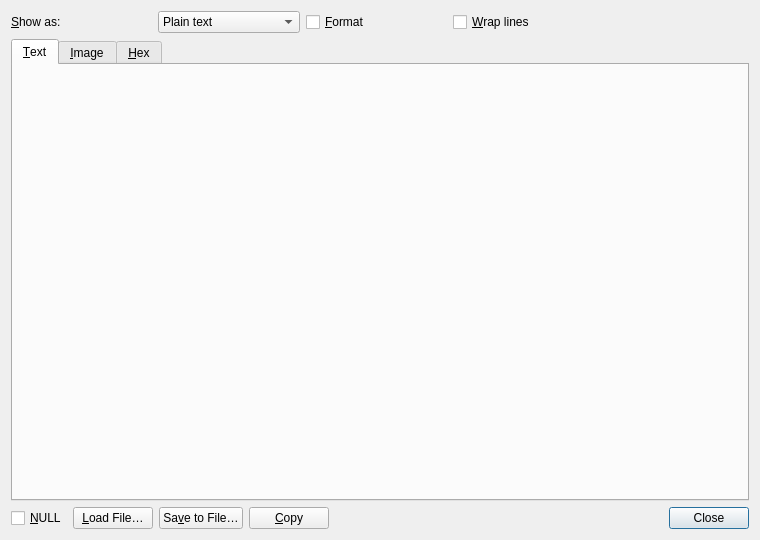
<?xml version="1.0" encoding="UTF-8"?>
<ui version="4.0">
 <class>ValueViewer</class>
 <widget class="QDialog" name="ValueViewer">
  <property name="geometry">
   <rect>
    <x>0</x>
    <y>0</y>
    <width>760</width>
    <height>540</height>
   </rect>
  </property>
  <property name="windowTitle">
   <string>Value</string>
  </property>
  <layout class="QVBoxLayout" name="layout">
   <item>
    <layout class="QHBoxLayout" name="tools">
     <item>
      <widget class="QLabel" name="syntaxLabel">
       <property name="text">
        <string>&amp;Show as:</string>
       </property>
       <property name="buddy">
        <cstring>syntax</cstring>
       </property>
      </widget>
     </item>
     <item>
      <widget class="QComboBox" name="syntax">
       <property name="toolTip">
        <string>How to read the value: what to highlight, and how to format it</string>
       </property>
       <item>
        <property name="text">
         <string>Plain text</string>
        </property>
       </item>
       <item>
        <property name="text">
         <string>JSON</string>
        </property>
       </item>
      </widget>
     </item>
     <item>
      <widget class="QCheckBox" name="format">
       <property name="text">
        <string>&amp;Format</string>
       </property>
       <property name="toolTip">
        <string>One member or element a line, indented</string>
       </property>
      </widget>
     </item>
     <item>
      <widget class="QCheckBox" name="wrap">
       <property name="text">
        <string>&amp;Wrap lines</string>
       </property>
      </widget>
     </item>
     <item>
      <spacer name="toolsSpacer">
       <property name="orientation">
        <enum>Qt::Orientation::Horizontal</enum>
       </property>
      </spacer>
     </item>
     <item>
      <widget class="QLabel" name="type">
       <property name="toolTip">
        <string>The value's storage class, as typeof() names it</string>
       </property>
      </widget>
     </item>
    </layout>
   </item>
   <item>
    <widget class="QTabWidget" name="pages">
     <property name="currentIndex">
      <number>0</number>
     </property>
     <widget class="QWidget" name="textPage">
      <attribute name="title">
       <string>&amp;Text</string>
      </attribute>
      <layout class="QVBoxLayout" name="textLayout">
       <property name="leftMargin">
        <number>0</number>
       </property>
       <property name="topMargin">
        <number>0</number>
       </property>
       <property name="rightMargin">
        <number>0</number>
       </property>
       <property name="bottomMargin">
        <number>0</number>
       </property>
       <item>
        <widget class="sqliteman::ResultTextView" name="text" native="true"/>
       </item>
      </layout>
     </widget>
     <widget class="QWidget" name="imagePage">
      <attribute name="title">
       <string>&amp;Image</string>
      </attribute>
      <layout class="QVBoxLayout" name="imageLayout">
       <item>
        <widget class="QScrollArea" name="imageArea">
         <property name="widgetResizable">
          <bool>true</bool>
         </property>
         <property name="alignment">
          <set>Qt::AlignmentFlag::AlignCenter</set>
         </property>
         <widget class="QLabel" name="image">
          <property name="alignment">
           <set>Qt::AlignmentFlag::AlignCenter</set>
          </property>
         </widget>
        </widget>
       </item>
      </layout>
     </widget>
     <widget class="QWidget" name="hexPage">
      <attribute name="title">
       <string>&amp;Hex</string>
      </attribute>
      <layout class="QVBoxLayout" name="hexLayout">
       <property name="leftMargin">
        <number>0</number>
       </property>
       <property name="topMargin">
        <number>0</number>
       </property>
       <property name="rightMargin">
        <number>0</number>
       </property>
       <property name="bottomMargin">
        <number>0</number>
       </property>
       <item>
        <widget class="sqliteman::ResultTextView" name="hex" native="true"/>
       </item>
      </layout>
     </widget>
    </widget>
   </item>
   <item>
    <layout class="QHBoxLayout" name="footer">
     <item>
      <widget class="QCheckBox" name="null">
       <property name="text">
        <string>&amp;NULL</string>
       </property>
       <property name="toolTip">
        <string>No value at all</string>
       </property>
      </widget>
     </item>
     <item>
      <widget class="QPushButton" name="load">
       <property name="text">
        <string>&amp;Load File…</string>
       </property>
       <property name="toolTip">
        <string>Take a file's content as the value, as a blob</string>
       </property>
       <property name="autoDefault">
        <bool>false</bool>
       </property>
      </widget>
     </item>
     <item>
      <widget class="QPushButton" name="save">
       <property name="text">
        <string>Sa&amp;ve to File…</string>
       </property>
       <property name="toolTip">
        <string>Write the value to a file as it is, a blob byte for byte</string>
       </property>
       <property name="autoDefault">
        <bool>false</bool>
       </property>
      </widget>
     </item>
     <item>
      <widget class="QPushButton" name="copy">
       <property name="text">
        <string>&amp;Copy</string>
       </property>
       <property name="toolTip">
        <string>Copy the text as shown, formatted or not</string>
       </property>
       <property name="autoDefault">
        <bool>false</bool>
       </property>
      </widget>
     </item>
     <item>
      <widget class="QLabel" name="status">
       <property name="textFormat">
        <enum>Qt::TextFormat::PlainText</enum>
       </property>
      </widget>
     </item>
     <item>
      <spacer name="footerSpacer">
       <property name="orientation">
        <enum>Qt::Orientation::Horizontal</enum>
       </property>
      </spacer>
     </item>
     <item>
      <widget class="QDialogButtonBox" name="buttons">
       <property name="standardButtons">
        <set>QDialogButtonBox::StandardButton::Close</set>
       </property>
      </widget>
     </item>
    </layout>
   </item>
  </layout>
 </widget>
 <customwidgets>
  <customwidget>
   <class>sqliteman::ResultTextView</class>
   <extends>QWidget</extends>
   <header>ResultTextView.h</header>
  </customwidget>
 </customwidgets>
 <tabstops>
  <tabstop>pages</tabstop>
  <tabstop>syntax</tabstop>
  <tabstop>format</tabstop>
  <tabstop>wrap</tabstop>
  <tabstop>null</tabstop>
  <tabstop>load</tabstop>
  <tabstop>save</tabstop>
  <tabstop>copy</tabstop>
 </tabstops>
 <resources/>
 <connections/>
</ui>
